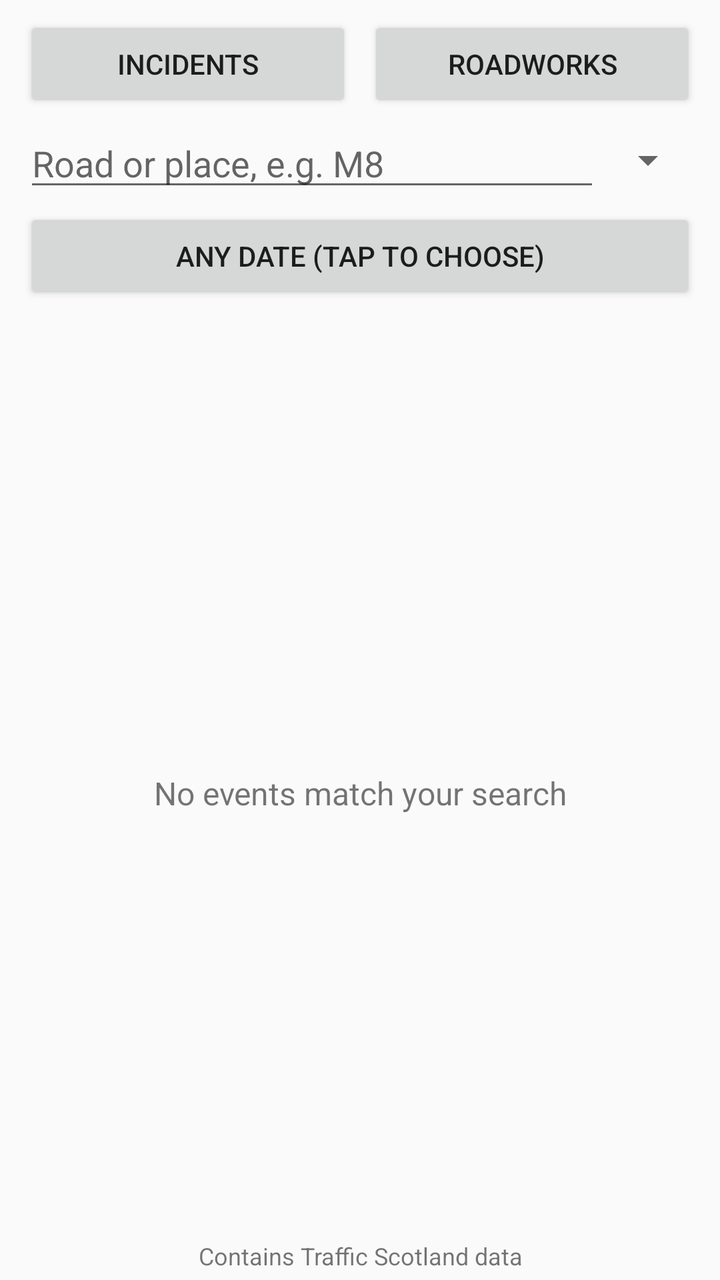
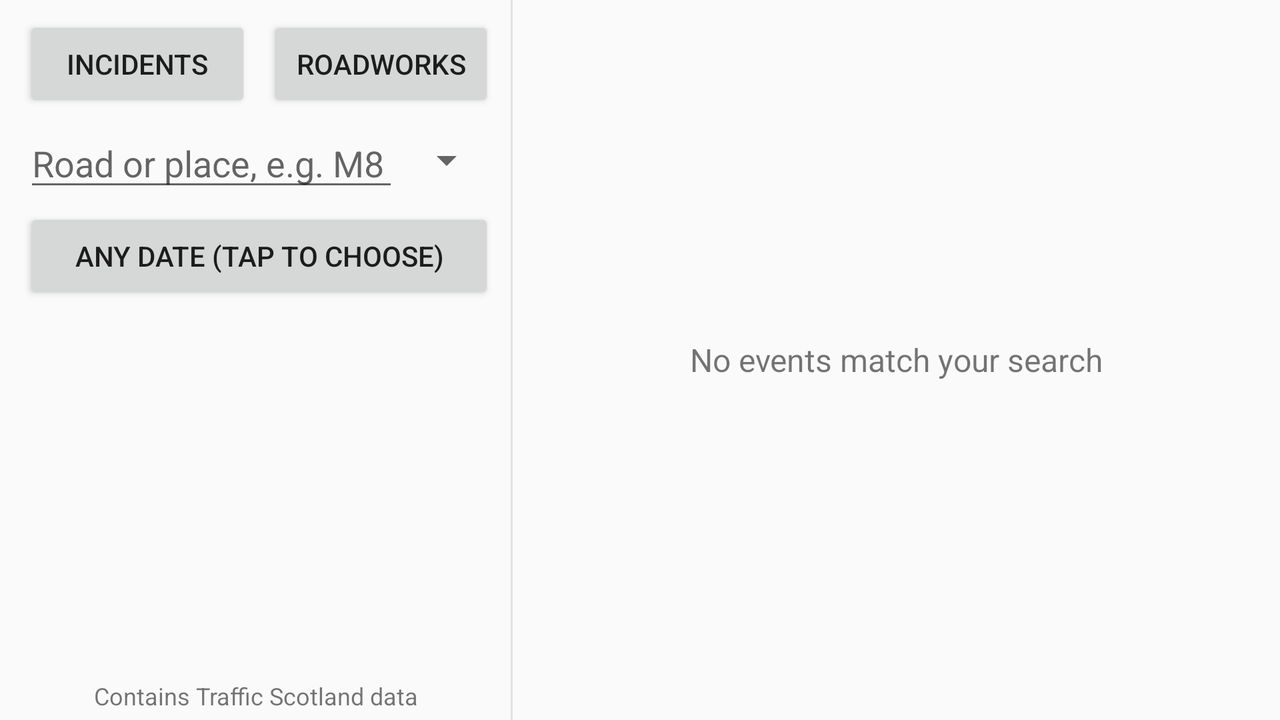

Compare how this app lays out the same screen by default and in its alternative resource folder. The renders come first, then the two layout files and the values they reference.
<!-- AndroidManifest.xml: application theme Theme.Li_Marcus_S2326496 -->
<!-- res/layout/activity_main.xml -->
<?xml version="1.0" encoding="utf-8"?>
<LinearLayout xmlns:android="http://schemas.android.com/apk/res/android"
    android:id="@+id/main"
    android:orientation="vertical"
    android:layout_width="match_parent"
    android:layout_height="match_parent">

    <LinearLayout
        android:orientation="vertical"
        android:paddingStart="12dp"
        android:paddingEnd="12dp"
        android:paddingTop="8dp"
        android:layout_width="match_parent"
        android:layout_height="wrap_content">

        <include layout="@layout/part_filters" />
    </LinearLayout>

    <include
        layout="@layout/part_results"
        android:layout_width="match_parent"
        android:layout_height="0dp"
        android:layout_weight="1" />

    <TextView
        android:id="@+id/acknowledgement"
        android:layout_width="match_parent"
        android:layout_height="wrap_content"
        android:gravity="center"
        android:padding="4dp"
        android:textSize="12sp"
        android:text="@string/acknowledgement" />
</LinearLayout>
<!-- res/layout/part_filters.xml (included above) -->
<?xml version="1.0" encoding="utf-8"?>
<merge xmlns:android="http://schemas.android.com/apk/res/android">

    <LinearLayout
        android:orientation="horizontal"
        android:layout_width="match_parent"
        android:layout_height="wrap_content">

        <Button
            android:id="@+id/unplannedButton"
            android:layout_width="0dp"
            android:layout_weight="1"
            android:layout_height="wrap_content"
            android:layout_marginEnd="4dp"
            android:text="@string/unplanned_button" />

        <Button
            android:id="@+id/roadworksButton"
            android:layout_width="0dp"
            android:layout_weight="1"
            android:layout_height="wrap_content"
            android:layout_marginStart="4dp"
            android:text="@string/roadworks_button" />
    </LinearLayout>

    <LinearLayout
        android:orientation="horizontal"
        android:gravity="center_vertical"
        android:layout_width="match_parent"
        android:layout_height="wrap_content">

        <EditText
            android:id="@+id/searchBox"
            android:textColor="?android:attr/textColorPrimary"
            android:layout_width="0dp"
            android:layout_weight="1"
            android:layout_height="wrap_content"
            android:hint="@string/search_hint"
            android:importantForAutofill="no"
            android:inputType="text"
            android:imeOptions="actionSearch"
            android:maxLines="1" />

        <Spinner
            android:id="@+id/distanceSpinner"
            android:layout_width="wrap_content"
            android:layout_height="wrap_content"
            android:minHeight="48dp"
            android:contentDescription="@string/distance_label" />
    </LinearLayout>

    <LinearLayout
        android:orientation="horizontal"
        android:gravity="center_vertical"
        android:layout_width="match_parent"
        android:layout_height="wrap_content">

        <Button
            android:id="@+id/dateButton"
            android:layout_width="0dp"
            android:layout_weight="1"
            android:layout_height="wrap_content"
            android:text="@string/any_date" />

        <Button
            android:id="@+id/clearDateButton"
            android:layout_width="wrap_content"
            android:layout_height="wrap_content"
            android:layout_marginStart="8dp"
            android:text="@string/clear"
            android:visibility="gone" />
    </LinearLayout>

    <ProgressBar
        android:id="@+id/progress"
        style="?android:attr/progressBarStyleHorizontal"
        android:indeterminate="true"
        android:layout_width="match_parent"
        android:layout_height="wrap_content"
        android:visibility="gone" />

    <TextView
        android:id="@+id/statusDisplay"
        android:layout_width="match_parent"
        android:layout_height="wrap_content"
        android:paddingTop="4dp"
        android:paddingBottom="4dp"
        android:textColor="@color/text_secondary"
        android:textSize="13sp" />
</merge>
<!-- res/layout/part_results.xml (included above) -->
<?xml version="1.0" encoding="utf-8"?>
<FrameLayout xmlns:android="http://schemas.android.com/apk/res/android"
    android:layout_width="match_parent"
    android:layout_height="match_parent">

    <ListView
        android:id="@+id/eventList"
        android:layout_width="match_parent"
        android:layout_height="match_parent"
        android:divider="@color/divider"
        android:dividerHeight="1dp" />

    <TextView
        android:id="@+id/emptyView"
        android:layout_width="match_parent"
        android:layout_height="match_parent"
        android:gravity="center"
        android:padding="24dp"
        android:textSize="16sp"
        android:text="@string/no_results" />

    <androidx.fragment.app.FragmentContainerView
        android:id="@+id/map"
        android:name="com.google.android.gms.maps.SupportMapFragment"
        android:layout_width="match_parent"
        android:layout_height="match_parent"
        android:visibility="gone" />
</FrameLayout>
<!-- resources referenced by this layout -->
<resources>
  <color name="divider">#33888888</color>
  <color name="text_secondary">#757575</color>
  <string name="acknowledgement">Contains Traffic Scotland data</string>
  <string name="any_date">Any date (tap to choose)</string>
  <string name="clear">Clear</string>
  <string name="distance_label">Distance from your location</string>
  <string name="no_results">No events match your search</string>
  <string name="roadworks_button">Roadworks</string>
  <string name="search_hint">Road or place, e.g. M8</string>
  <string name="unplanned_button">Incidents</string>
  <style name="Theme.Li_Marcus_S2326496" parent="Theme.AppCompat.DayNight.DarkActionBar" />
</resources>
<!-- res/layout-land/activity_main.xml (the repository's variant of the layout above) -->
<!-- drawn on the phone turned sideways -->
<?xml version="1.0" encoding="utf-8"?>
<LinearLayout xmlns:android="http://schemas.android.com/apk/res/android"
    android:id="@+id/main"
    android:orientation="horizontal"
    android:layout_width="match_parent"
    android:layout_height="match_parent">

    <LinearLayout
        android:orientation="vertical"
        android:layout_width="0dp"
        android:layout_weight="2"
        android:layout_height="match_parent">

        <ScrollView
            android:layout_width="match_parent"
            android:layout_height="0dp"
            android:layout_weight="1">

            <LinearLayout
                android:orientation="vertical"
                android:paddingStart="12dp"
                android:paddingEnd="8dp"
                android:paddingTop="8dp"
                android:layout_width="match_parent"
                android:layout_height="wrap_content">

                <include layout="@layout/part_filters" />
            </LinearLayout>
        </ScrollView>

        <TextView
            android:id="@+id/acknowledgement"
            android:layout_width="match_parent"
            android:layout_height="wrap_content"
            android:gravity="center"
            android:padding="4dp"
            android:textSize="12sp"
            android:text="@string/acknowledgement" />
    </LinearLayout>

    <View
        android:layout_width="1dp"
        android:layout_height="match_parent"
        android:background="@color/divider" />

    <include
        layout="@layout/part_results"
        android:layout_width="0dp"
        android:layout_weight="3"
        android:layout_height="match_parent" />
</LinearLayout>
